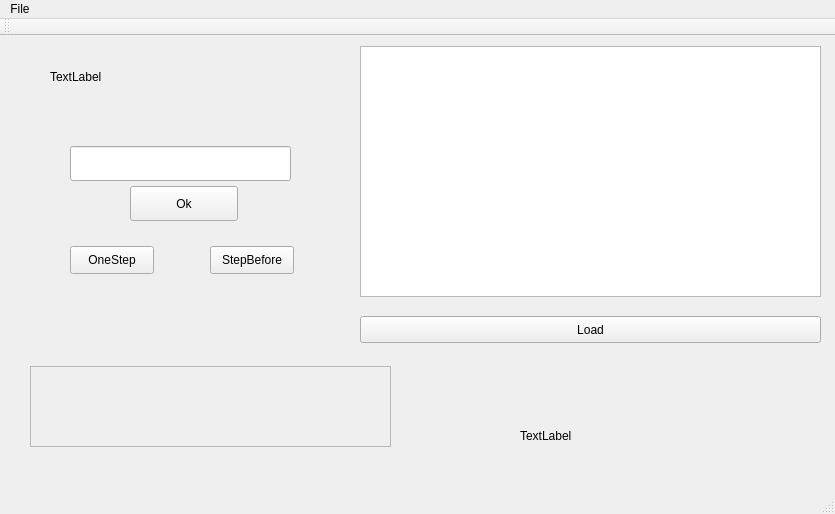
<?xml version="1.0" encoding="UTF-8"?>
<ui version="4.0">
 <class>MainWindow</class>
 <widget class="QMainWindow" name="MainWindow">
  <property name="geometry">
   <rect>
    <x>0</x>
    <y>0</y>
    <width>835</width>
    <height>514</height>
   </rect>
  </property>
  <property name="windowTitle">
   <string>MainWindow</string>
  </property>
  <widget class="QWidget" name="centralWidget">
   <widget class="QTextEdit" name="CommandsEdit">
    <property name="geometry">
     <rect>
      <x>360</x>
      <y>10</y>
      <width>461</width>
      <height>251</height>
     </rect>
    </property>
   </widget>
   <widget class="QPushButton" name="LoadCmdBtn">
    <property name="geometry">
     <rect>
      <x>360</x>
      <y>280</y>
      <width>461</width>
      <height>27</height>
     </rect>
    </property>
    <property name="text">
     <string>Load</string>
    </property>
    <property name="autoDefault">
     <bool>false</bool>
    </property>
   </widget>
   <widget class="QPushButton" name="btnStepBefore">
    <property name="geometry">
     <rect>
      <x>210</x>
      <y>210</y>
      <width>84</width>
      <height>28</height>
     </rect>
    </property>
    <property name="text">
     <string>StepBefore</string>
    </property>
   </widget>
   <widget class="QLabel" name="BeltLabel">
    <property name="geometry">
     <rect>
      <x>50</x>
      <y>20</y>
      <width>201</width>
      <height>41</height>
     </rect>
    </property>
    <property name="text">
     <string>TextLabel</string>
    </property>
   </widget>
   <widget class="QPushButton" name="btnOneStep">
    <property name="geometry">
     <rect>
      <x>70</x>
      <y>210</y>
      <width>84</width>
      <height>28</height>
     </rect>
    </property>
    <property name="text">
     <string>OneStep</string>
    </property>
   </widget>
   <widget class="QScrollArea" name="scrollArea">
    <property name="geometry">
     <rect>
      <x>30</x>
      <y>330</y>
      <width>361</width>
      <height>81</height>
     </rect>
    </property>
    <property name="widgetResizable">
     <bool>true</bool>
    </property>
    <widget class="QWidget" name="scrollAreaWidgetContents">
     <property name="geometry">
      <rect>
       <x>0</x>
       <y>0</y>
       <width>357</width>
       <height>77</height>
      </rect>
     </property>
     <layout class="QHBoxLayout" name="horizontalLayout_3"/>
    </widget>
   </widget>
   <widget class="QLineEdit" name="lineEdit">
    <property name="geometry">
     <rect>
      <x>70</x>
      <y>110</y>
      <width>221</width>
      <height>35</height>
     </rect>
    </property>
   </widget>
   <widget class="QPushButton" name="pushButton">
    <property name="geometry">
     <rect>
      <x>130</x>
      <y>150</y>
      <width>108</width>
      <height>35</height>
     </rect>
    </property>
    <property name="text">
     <string>Ok</string>
    </property>
   </widget>
   <widget class="QLabel" name="label">
    <property name="geometry">
     <rect>
      <x>520</x>
      <y>390</y>
      <width>79</width>
      <height>19</height>
     </rect>
    </property>
    <property name="text">
     <string>TextLabel</string>
    </property>
   </widget>
  </widget>
  <widget class="QMenuBar" name="menuBar">
   <property name="geometry">
    <rect>
     <x>0</x>
     <y>0</y>
     <width>835</width>
     <height>27</height>
    </rect>
   </property>
   <widget class="QMenu" name="menuFile">
    <property name="title">
     <string>File</string>
    </property>
    <addaction name="actionNew"/>
    <addaction name="actionOpen"/>
    <addaction name="actionSave"/>
    <addaction name="actionSave_as"/>
   </widget>
   <addaction name="menuFile"/>
  </widget>
  <widget class="QToolBar" name="mainToolBar">
   <attribute name="toolBarArea">
    <enum>TopToolBarArea</enum>
   </attribute>
   <attribute name="toolBarBreak">
    <bool>false</bool>
   </attribute>
  </widget>
  <widget class="QStatusBar" name="statusBar"/>
  <action name="actionNew">
   <property name="text">
    <string>New</string>
   </property>
   <property name="shortcut">
    <string>Ctrl+N</string>
   </property>
  </action>
  <action name="actionOpen">
   <property name="text">
    <string>Open</string>
   </property>
   <property name="shortcut">
    <string>Ctrl+O</string>
   </property>
  </action>
  <action name="actionSave">
   <property name="text">
    <string>Save</string>
   </property>
   <property name="shortcut">
    <string>Ctrl+S</string>
   </property>
  </action>
  <action name="actionSave_as">
   <property name="text">
    <string>Save as</string>
   </property>
  </action>
 </widget>
 <layoutdefault spacing="6" margin="11"/>
 <resources/>
 <connections/>
</ui>
